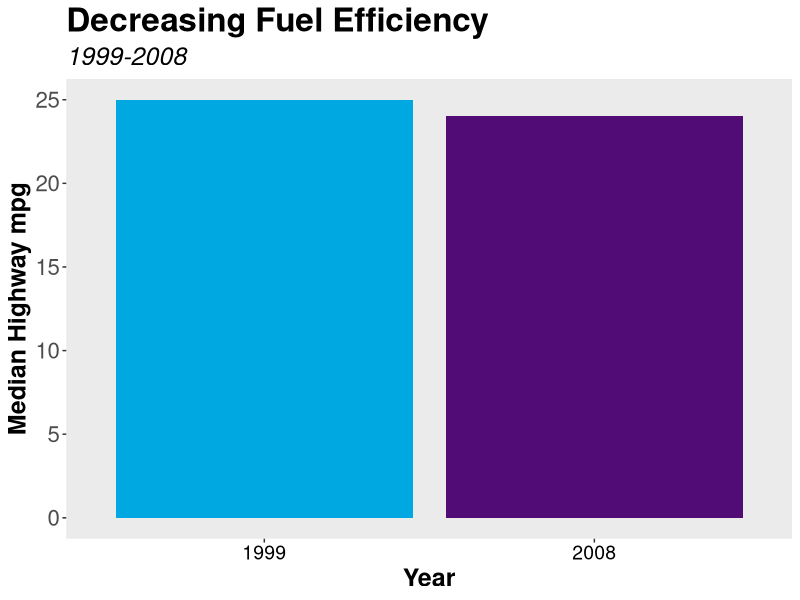
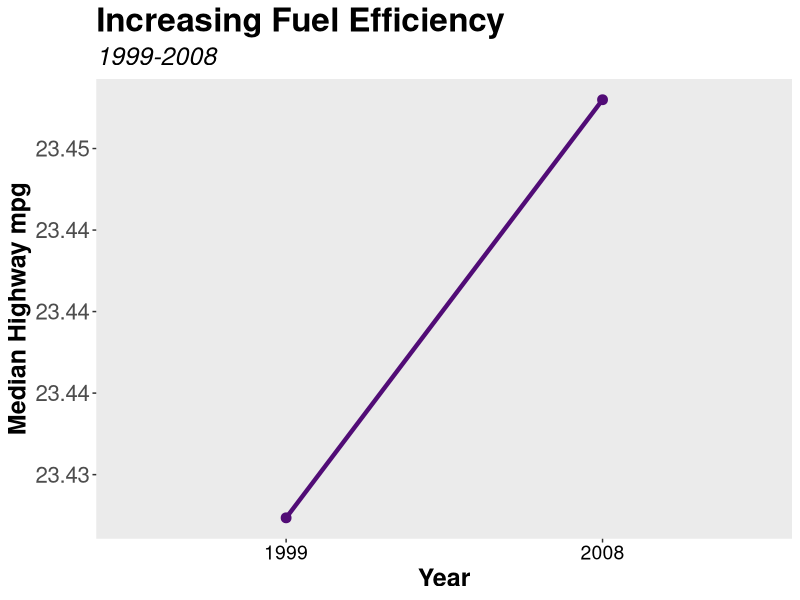
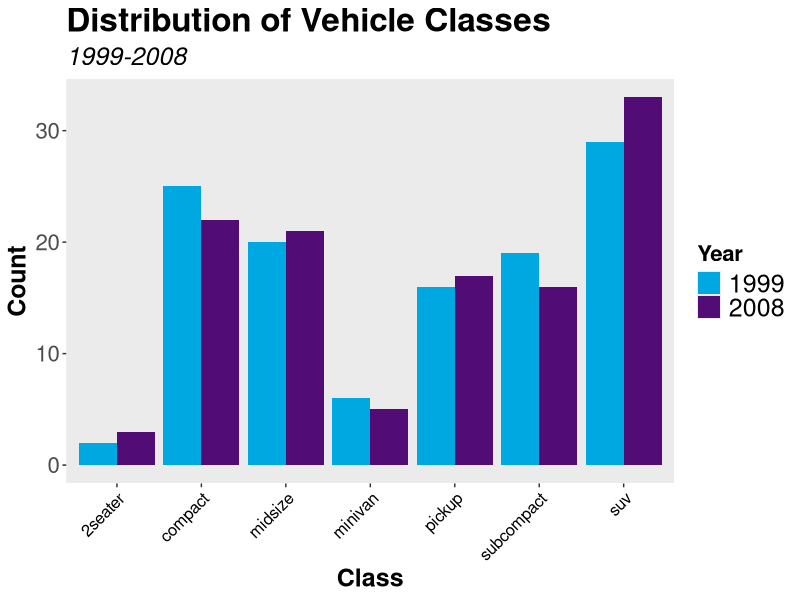
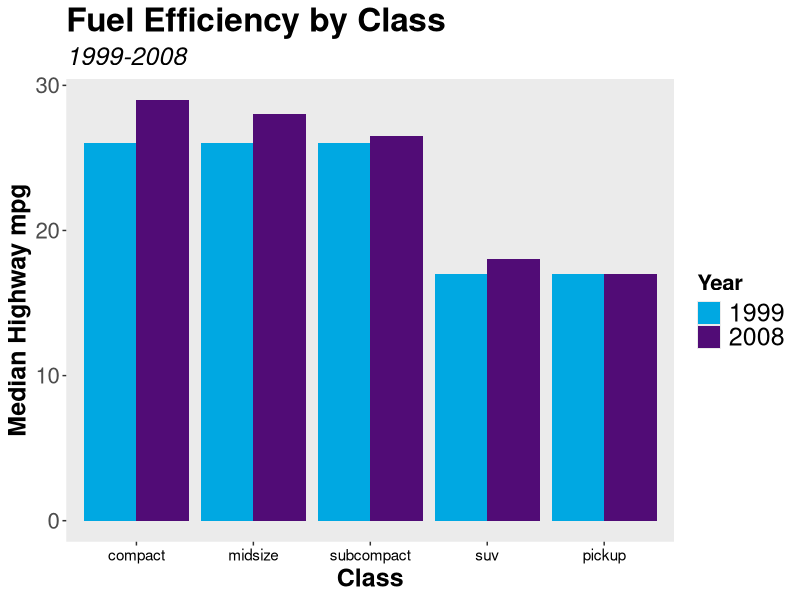

Write the R code that produced these figures, in order.
## ---- chunk 1
library(tidyverse)
library(scales)
library(ggpubr)


# Define mpg dataset so it shows up in the global environment
mpg <- mpg %>%
  
  # Convert year to factor
  mutate(year = as.factor(year))
## ---- chunk 2

  
mpg %>%
  group_by(year) %>%
  
  # Calculate median hwy mpg 
  reframe(median_hwy = median(hwy)) %>%
  ggplot(aes(x = year, y = median_hwy, fill = year)) +
  geom_col() +
  scale_fill_manual(values = c( "1999" = "#00A8E2", "2008" = "#510C76")) +
  labs(x = "Year", y = "Median Highway mpg", title = "Decreasing Fuel Efficiency",
       subtitle = "1999-2008") +
  theme(
  legend.position = "none",
  panel.grid.major = element_blank(),  # Remove major gridlines
  panel.grid.minor = element_blank(),  # Remove minor gridlines
  plot.title = element_text(size = 24, face = "bold"),
  plot.subtitle = element_text(size = 18, face = "italic"),
  axis.text.x = element_text(size = 14, color = "black"),
  axis.title = element_text(size = 18, face = "bold"),  # Adjust axis title font size
  axis.text = element_text(size = 16) )
  


## ---- chunk 3

  
mpg %>%
  group_by(year) %>%
  
  # Calculate the mean hwy mpg
  reframe(mean_hwy = mean(hwy)) %>%
  ggplot(aes(x = year, y = mean_hwy)) +
  geom_point(color = "#510C76", size = 3) +
  geom_line(group = 1, color = "#510C76", size = 1.5) +

  # scale_fill_manual(values = c( "1999" = "#00A8E2", "2008" = "#510C76")) +
  labs(x = "Year", y = "Median Highway mpg", title = "Increasing Fuel Efficiency",
       subtitle = "1999-2008") +
  scale_y_continuous(labels = label_number(accuracy = 0.01)) +  # Sets y-axis to 2 decimal places

  theme(
  legend.position = "none",
  panel.grid.major = element_blank(),  # Remove major gridlines
  panel.grid.minor = element_blank(),  # Remove minor gridlines
  plot.title = element_text(size = 24, face = "bold"),
  plot.subtitle = element_text(size = 18, face = "italic"),
  axis.text.x = element_text(size = 14, color = "black"),
  axis.title = element_text(size = 18, face = "bold"),  # Adjust axis title font size
  axis.text = element_text(size = 16) # Adjust axis text font size
  # legend.text = element_text(size = 20),  # Adjust legend text font size
  # legend.title = element_text(size = 22, face = "bold")  # Adjust legend title font size
)
  

## ---- chunk 4
mpg %>%
  ggplot(aes(x = class, fill = year)) +
  geom_histogram(stat = "count",position = "dodge") +
  labs(x = "Class", y = "Count", title = "Distribution of Vehicle Classes", 
       subtitle = "1999-2008" , fill = "Year") +
    scale_fill_manual(values = c( "1999" = "#00A8E2", "2008" = "#510C76")) +
  theme(
  panel.grid.major = element_blank(),  # Remove major gridlines
  panel.grid.minor = element_blank(),  # Remove minor gridlines
  plot.title = element_text(size = 24, face = "bold"),
  plot.subtitle = element_text(size = 18, face = "italic"),
  axis.text.x = element_text(size = 12, color = "black", angle = 45, hjust = 1),
  axis.title = element_text(size = 18, face = "bold"),  # Adjust axis title font size
  axis.text = element_text(size = 16), # Adjust axis text font size
  legend.text = element_text(size = 18),  # Adjust legend text font size
  legend.title = element_text(size = 16, face = "bold")  # Adjust legend title font size
)

## ---- chunk 5
mpg %>%
  mutate(class = fct_reorder(class, hwy, .fun = median, .desc = TRUE)  ) %>%
  
  
  # Dropping 2seater and minivan since they have very low n's compared to the other 
  # classes
  filter(!class %in% c("2seater", "minivan")) %>%
  
  group_by(year, class) %>%
  reframe(median_hwy = median(hwy)) %>%
  ggplot(aes(x = class, y = median_hwy, fill = year)) +
  geom_col(position = "dodge")  +
  scale_fill_manual(values = c( "1999" = "#00A8E2", "2008" = "#510C76")) +
  labs(x = "Class", y = "Median Highway mpg", title = "Fuel Efficiency by Class", 
       fill = "Year", subtitle = "1999-2008") +

  theme(
  panel.grid.major = element_blank(),  # Remove major gridlines
  panel.grid.minor = element_blank(),  # Remove minor gridlines
  plot.title = element_text(size = 24, face = "bold"),
  plot.subtitle = element_text(size = 18, face = "italic"),
  axis.text.x = element_text(size = 11, color = "black"),
  axis.title = element_text(size = 18, face = "bold"),  # Adjust axis title font size
  axis.text = element_text(size = 16), # Adjust axis text font size
  legend.text = element_text(size = 18),  # Adjust legend text font size
  legend.title = element_text(size = 16, face = "bold")  # Adjust legend title font size
)

